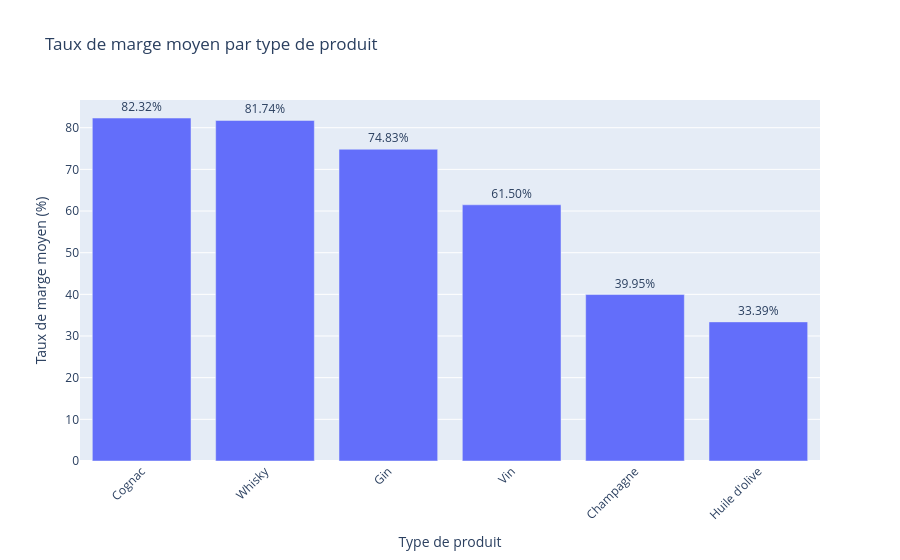

The notebook cell saved with this chart:
### Markdown cell above
### Correction de la colonne product_type

L'erreur `KeyError: 'product_type'` indiquait que la colonne `product_type` n'était pas présente dans le dataframe utilisé pour l'analyse des marges.

La colonne a été récupérée depuis le fichier web complet, puis ajoutée au dataframe final grâce à la correspondance entre `id_web` et `sku`.

Après cette correction, il est possible de calculer le taux de marge moyen par type de produit.

### Code cell
# Affichage dans un graphique du taux de marge par type de produit

import plotly.express as px

fig = px.bar(
    df_taux_marge_type,
    x="product_type",
    y="taux_marge_moyen_pourcentage",
    title="Taux de marge moyen par type de produit",
    labels={
        "product_type": "Type de produit",
        "taux_marge_moyen_pourcentage": "Taux de marge moyen (%)"
    },
    text="taux_marge_moyen_pourcentage"
)

fig.update_traces(
    texttemplate="%{text:.2f}%",
    textposition="outside"
)

fig.update_layout(
    xaxis_tickangle=-45,
    yaxis_title="Taux de marge moyen (%)",
    xaxis_title="Type de produit"
)

fig.show()

### Figure 1 — Plotly figure (JSON) as saved in the notebook; plotly's stock layout.template omitted (floating-point values rounded to 4 significant figures)
{"data": [{"hovertemplate": "Type de produit=%{x}<br>Taux de marge moyen (%)=%{text}<extra></extra>", "legendgroup": "", "marker": {"color": "#636efa", "pattern": {"shape": ""}}, "name": "", "orientation": "v", "showlegend": false, "text": [82.32, 81.74, 74.83, 61.5, 39.95, 33.39], "textposition": "outside", "texttemplate": "%{text:.2f}%", "type": "bar", "x": ["Cognac", "Whisky", "Gin", "Vin", "Champagne", "Huile d'olive"], "xaxis": "x", "y": [82.32, 81.74, 74.83, 61.5, 39.95, 33.39], "yaxis": "y"}], "layout": {"barmode": "relative", "legend": {"tracegroupgap": 0}, "title": {"text": "Taux de marge moyen par type de produit"}, "xaxis": {"anchor": "y", "domain": [0, 1], "tickangle": -45, "title": {"text": "Type de produit"}}, "yaxis": {"anchor": "x", "domain": [0, 1], "title": {"text": "Taux de marge moyen (%)"}}}}
